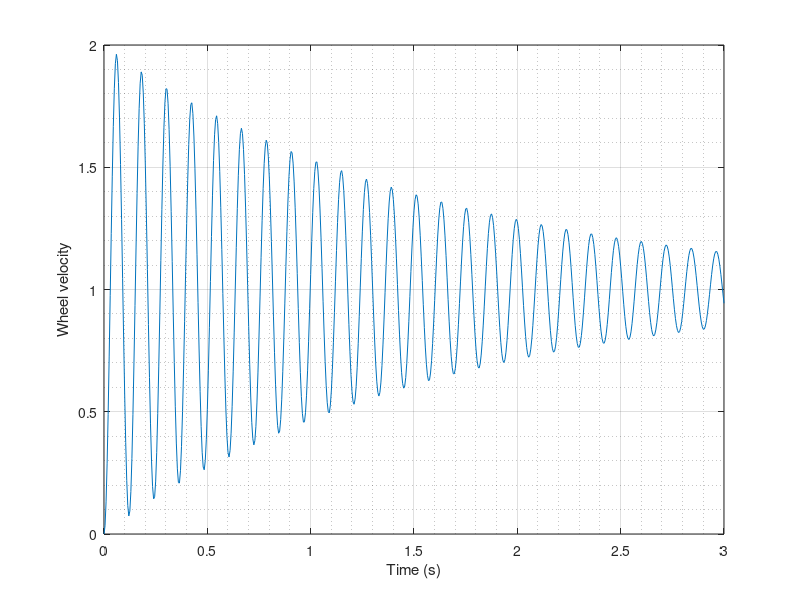

Reproduce this figure in MATLAB.
% Control System Homework 2

clc; clear; close all;

%% Part 1. (spring-mass-damper system)
y0 = 0.15;
wn = sqrt(2); % natural frequency
zeta = [0.3 0.6 0.999]; % damping ratio
t=[0:0.1:10];

for i = 1:length(zeta)
    c=(y0/sqrt(1-zeta(i)^2)); 
    y=c*exp(-zeta(i)*wn*t).*sin(wn*sqrt(1-zeta(i)^2)*t+acos(zeta(i))); % Theta = arccos(zata)
 
    bu=c*exp(-zeta(i)*wn*t);
    bl=-bu;
    
    subplot(1,3,i)
    plot(t,y,t,bu,'--',t,bl,'--'), grid 
    xlabel('Time (s)'), ylabel('y(t) (m)') 
    legend(['\omega_n = ', num2str(wn), ',  \zeta = ', num2str(zeta(i))])

end


%% Part 2. (Example 2.19)
ng1 = [1]; dg1 = [1 10]; G1 = tf(ng1, dg1);
ng2 = [1]; dg2 = [1 1]; G2 = tf(ng2, dg2);
ng3 = [1 0 1]; dg3 = [1 4 4]; G3 = tf(ng3, dg3);
ng4 = [1 1]; dg4 = [1 6]; G4 = tf(ng4, dg4);
nh1 = [1 1]; dh1 = [1 2]; H1 = tf(nh1, dh1);
nh2 = [2]; dh2 = [1]; H2 = tf(nh2, dh2);
nh3 = [1]; dh3 = [1]; H3 = tf(nh3, dh3);
sys1 = H2/G4;
sys2 = series(G3, G4);
sys3 = feedback(sys2, H1, +1);
sys4 = series(G2, sys3);
sys5 = feedback(sys4, sys1);
sys6 = series(G1, sys5);

sys = feedback(sys6, H3) % system transfer function
TransferFunction = minreal(sys, 2.2e-5) % transfer function after pole-zero cancellation

%% Part 3. (Example 2.20)
ng1 = [10]; dg1 = [1 1]; G1 = tf(ng1, dg1);
ng2 = [1]; dg2 = [2 0.5]; G2 = tf(ng2, dg2);
ng3 = [540]; dg3 = [1]; G3 = tf(ng3, dg3);
nh1 = [0.1]; dh1 = [1]; H1 = tf(nh1, dh1);
sys1 = series(G1, G2);
sys2 = feedback(sys1, H1);
sys3 = series(sys2, G3);

sys = feedback(sys3, [1])
subplot(1,1,1)
%step(sys)
t = [0:0.005:3];
[y,t] = step(sys, t);
plot(t, y), grid
grid minor
xlabel('Time (s)'), ylabel('Wheel velocity')

